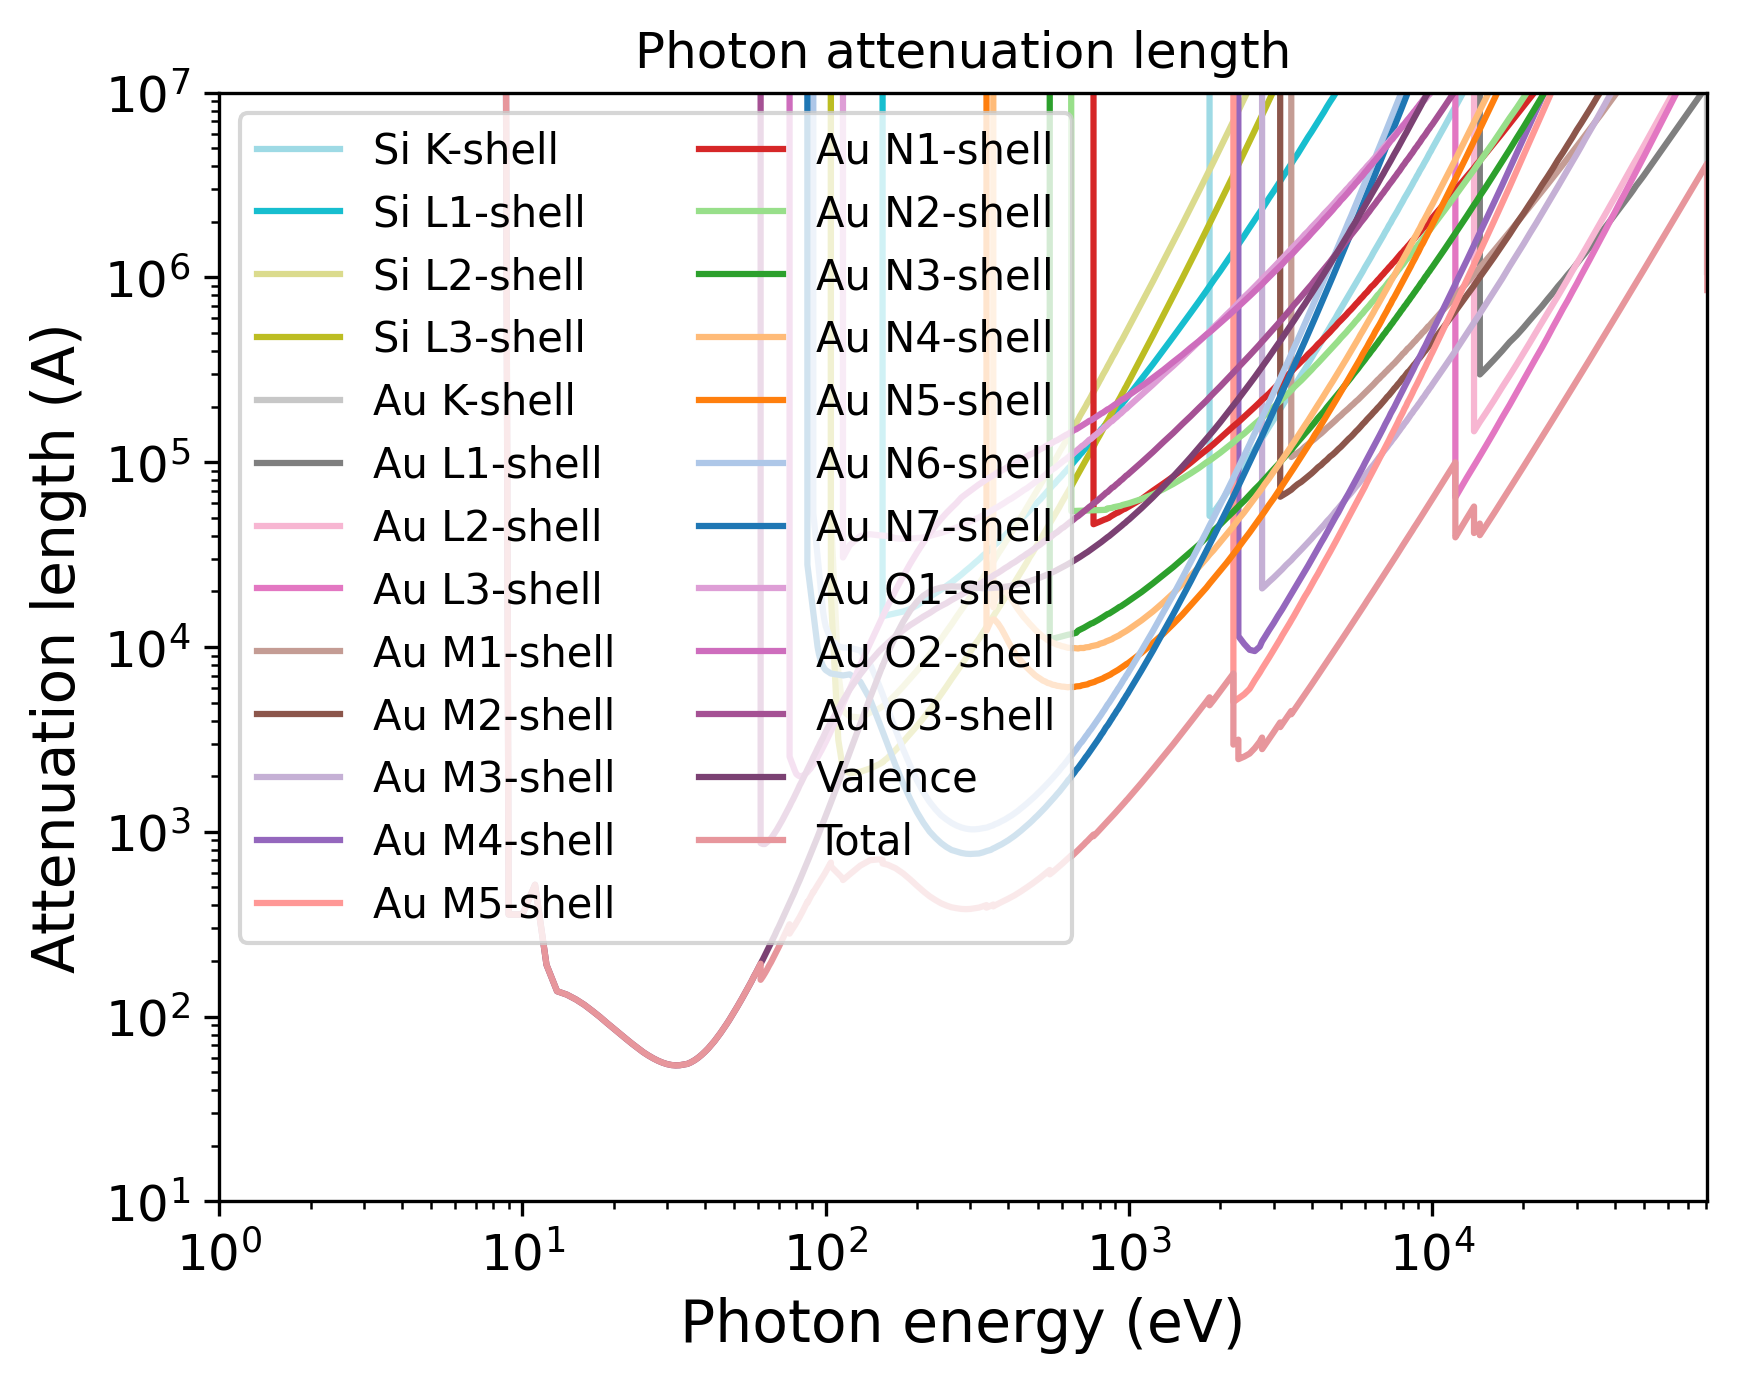

Source code (Python):
import pandas as pd
import numpy as np
import matplotlib.pyplot as plt
import matplotlib.cm as cm
# Set the format:
plt.xlabel("Photon energy (eV)", fontsize=14)
plt.ylabel("Attenuation length (A)", fontsize=14)
plt.xticks(fontsize=12)
plt.yticks(fontsize=12)
plt.grid(False)
# Set the axes:
# Read the output file:
df = pd.read_csv(r"OUTPUT_SiAu3_Photon_IMFP.dat", sep=r'\s+', header=None, comment="#", skipinitialspace=True)
plt.xscale("log")
plt.yscale("log")
# Prepare the plot:
columns_to_plot = [ 1, 2, 3, 4, 5, 6, 7, 8, 9, 10, 11, 12, 13, 14, 15, 16, 17, 18, 19, 20, 21, 22, 23, 24, 25]
labels = [ "Si K-shell", "Si L1-shell", "Si L2-shell", "Si L3-shell", "Au K-shell", "Au L1-shell", "Au L2-shell", "Au L3-shell", "Au M1-shell", "Au M2-shell", "Au M3-shell", "Au M4-shell", "Au M5-shell", "Au N1-shell", "Au N2-shell", "Au N3-shell", "Au N4-shell", "Au N5-shell", "Au N6-shell", "Au N7-shell", "Au O1-shell", "Au O2-shell", "Au O3-shell", "Valence", "Total"]
# Create N distinct colors from a colormap
N = len(columns_to_plot)
colors = np.vstack([plt.cm.tab20(np.linspace(1, 0, 20)), plt.cm.tab20b(np.linspace(1, 0, 20))])
# Set line styles:
linestyles = [ "-", "-", "-", "-", "-", "-", "-", "-", "-", "-", "-", "-", "-", "-", "-", "-", "-", "-", "-", "-", "-", "-", "-", "-", "-"]
for i, col in enumerate(columns_to_plot):
    color = colors[i % len(colors)]
    ls    = linestyles[i % len(linestyles)]
    label = labels[i % len(labels)]
    plt.plot(df.iloc[:, 0], df.iloc[:, col],
    color=color,
    label=label,
    linestyle=ls)
plt.xlim(1.00000000,80729.00100000)
plt.ylim(10.00000000,10000000.00000000)
plt.title("Photon attenuation length")
plt.legend(loc="best", fontsize=10, ncol=2)
# Save the plot in this format:
plt.savefig("OUTPUT_MFP_photon.png", dpi=300, bbox_inches="tight")
